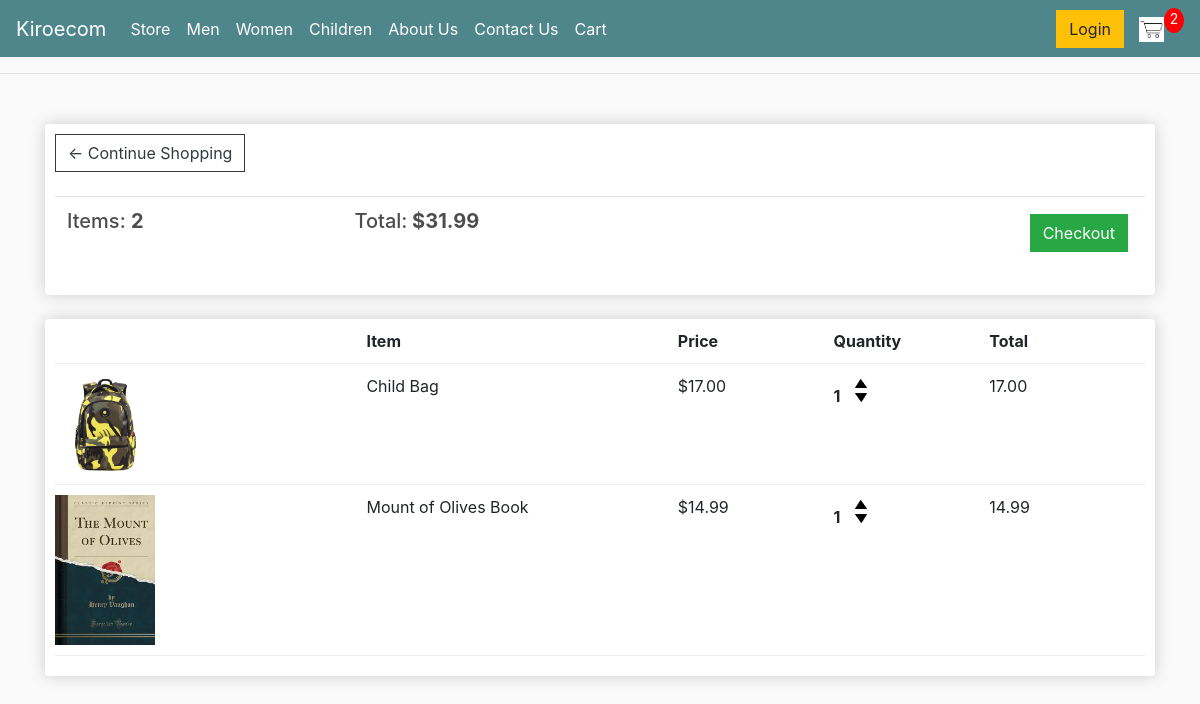
The page /Cart/ (signed in) on the database as committed earlier.
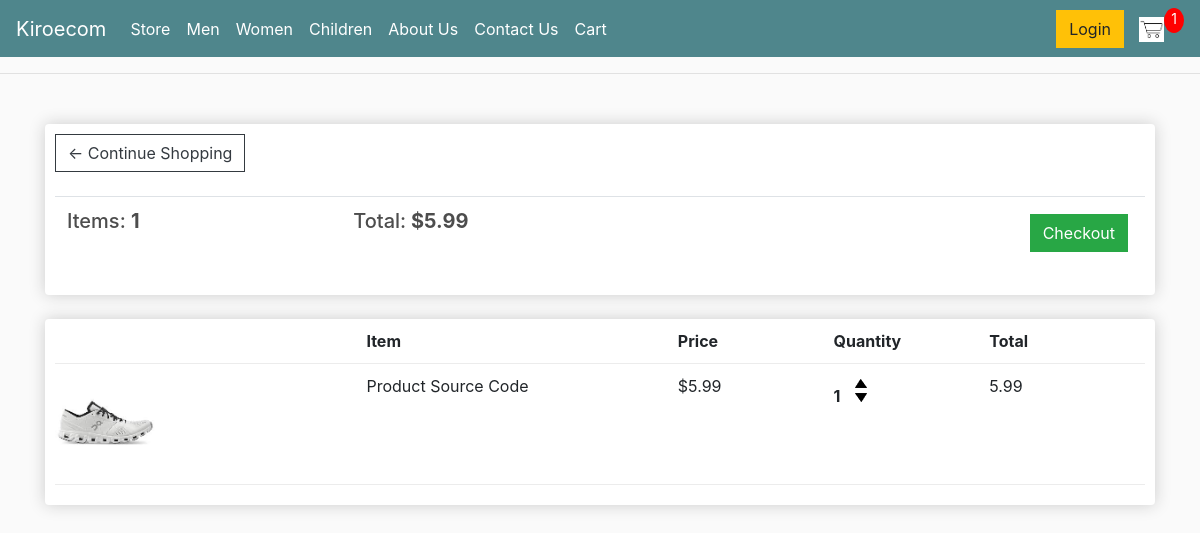
The same page on the database as committed later.
### Ecom/models.py (models this page shows, shortened)
class Order(models.Model):
    customer = models.ForeignKey(Customer, on_delete=models.SET_NULL, blank=True, null=True)
    date_ordered = models.DateTimeField(auto_now_add=True)
    complete = models.BooleanField(default=False, null=True, blank=False)
    transaction_id = models.CharField(max_length=200, null=True)
    @property
    def get_cart_total(self):
        orderitems = self.orderitem_set.all()
        total = sum([item.get_total for item in orderitems])
        return total
    @property
    def get_cart_items(self):
        orderitems = self.orderitem_set.all()
        total = sum([item.  quantity for item in orderitems])
        return total

class OrderItem(models.Model):
    product = models.ForeignKey(Product, on_delete=models.SET_NULL, blank=True, null=True)
    order = models.ForeignKey(Order, on_delete=models.SET_NULL, blank=True, null=True)
    quantity  = models.IntegerField(default=0, null=True, blank=False)
    date_added = models.DateTimeField(auto_now_add=True)
    @property
    def get_total(self):
        total = self.product.price * self.quantity
        return total

class Product(models.Model):
    name = models.CharField(max_length=200, null=True)
    price = models.DecimalField(max_digits=7, decimal_places=2)
    digital = models.BooleanField(default=False, null=True, blank=False)
    image = models.ImageField(null=True, blank=True)
    @property
    def imageURL(self):
        try:
            url = self.image.url
        except:
            url = ''
        return url

### Ecom/views.py (the view)
# urls.py: path('Cart/', views.Cart, name="Cart"),
def Cart(request):
    data = cartData(request)
    cartItems = data['cartItems']
    order = data['order']
    items = data['items']
    context = {'items':items, 'order':order, 'cartItems': cartItems}
    return render(request, 'Ecom/Cart.html', context)

### Ecom/utils.py (called while the page is built)
def cartData(request):
    if request.user.is_authenticated:
        customer = request.user.customer
        order, created = Order.objects.get_or_create(customer=customer, complete=False)
        items = order.orderitem_set.all()
        cartItems = order.get_cart_items
    else:
        cookieData = cookieCart(request)
        cartItems = cookieData['cartItems']
        order = cookieData['order']
        items = cookieData['items']
    return {'cartItems':cartItems, 'order':order, 'items':items}

### Ecom/templates/Ecom/Cart.html
{% extends 'Ecom/Main.html' %}
{% load static %}
{% block content %}
{% load i18n %}
<div class="row">
    <div class="col-lg-12">
        <div class="box-element">
            <a  class="btn btn-outline-dark" href="{% url 'Store' %}">&#x2190; Continue Shopping</a>
            <br>
            <br>
            <table class="table">
                <tr>
                    <th><h5>Items: <strong>{{order.get_cart_items}}</strong></h5></th>
                    <th><h5>Total:<strong> ${{order.get_cart_total|floatformat:2}}</strong></h5></th>
                    <th>
                        <a  style="float:right; margin:5px;" class="btn btn-success" href="{% url 'Checkout' %}">Checkout</a>
                    </th>
                </tr>
            </table>
        </div>
        <br>
        <div class="box-element">
            <div class="cart-row">
                <div style="flex:2"></div>
                <div style="flex:2"><strong>Item</strong></div>
                <div style="flex:1"><strong>Price</strong></div>
                <div style="flex:1"><strong>Quantity</strong></div>
                <div style="flex:1"><strong>Total</strong></div>
            </div>
            {% for item in items %}
            <div class="cart-row">
                <div style="flex:2"><img class="row-image" src="{{item.product.imageURL}}"/></div>
                <div style="flex:2"><p>{{item.product.name}} </p></div>
                <div style="flex:1"><p>${{item.product.price | floatformat:2}}</p></div>
                <div style="flex:1">
                    <p class="quantity">{{item.quantity}}</p>
                    <div class="quantity">
                        <img data-product={{item.product.id}} data-action="add" class="chg-quantity update-cart" src="{% static  'images/arrow-up.png' %}">
                        <img data-product={{item.product.id}} data-action="remove" class="chg-quantity update-cart" src="{% static  'images/arrow-down.png' %}">
                    </div>
                </div>
                <div style="flex:1"><p>{{item.get_total}}</p></div>
            </div>
        {% endfor %}
        </div>
    </div>
</div>
{% endblock content %}

Rows that differ between the two databases and show on the page:
removed OrderItem: product.imageURL (picture), product.name "Child Bag", product.price "17.00", quantity "1", get_total "17.00"
removed OrderItem: product.imageURL (picture), product.name "Mount of Olives Book", product.price "14.99", quantity "1", get_total "14.99"
changed through a linked row, Order: get_cart_items "2" → "1"; get_cart_total "31.99" → "5.99"
added OrderItem: product.imageURL (picture), product.name "Product Source Code", product.price "5.99", quantity "1", get_total "5.99"
Other text that changed with them:
{{ cartItems }}: "2" → "1"
